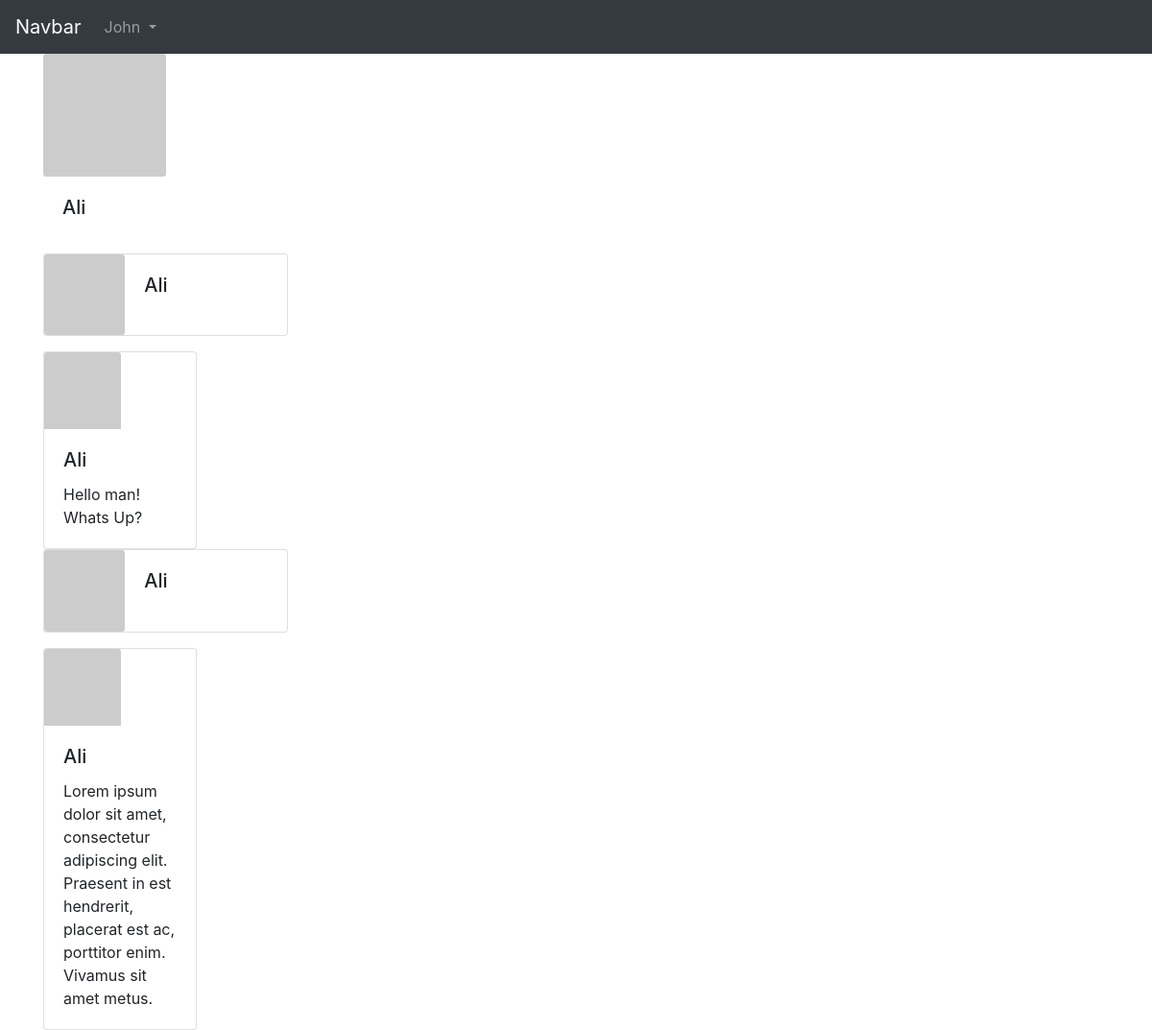
Screenshot of /user/Ali (signed in) with the database file from the repository.
### app/models.py (models this page shows, shortened)
class User(UserMixin,db.Model):
	id = db.Column(db.Integer, primary_key=True)
	username = db.Column(db.String(64), index=True, unique=True)
	email = db.Column(db.String(120), index=True, unique=True)
	password_hash = db.Column(db.String(128))
	posts = db.relationship('Post',backref='author',lazy='dynamic')
	def avatar(self,size):
		digest = md5(self.email.lower().encode('utf-8')).hexdigest()
		return 'https://www.gravatar.com/avatar/{}?d=identicon&s={}'.format(digest,size)

class Post(db.Model):
	id = db.Column(db.Integer, primary_key=True)
	body = db.Column(db.String(140))
	timestap = db.Column(db.DateTime,index=True,default=datetime.utcnow)
	user_id = db.Column(db.Integer,db.ForeignKey('user.id'))

### app/routes.py (the view)
@app.route('/user/<username>')
@login_required
def user_page(username):
	user = User.query.filter_by(username=username).first_or_404()
	return render_template('User_page.html', posts=Post.query.filter_by(user_id=user.id).all(), user=user)

### app/models.py (called while the page is built)
@login.user_loader
def load_id(id):
	return User.query.get(int(id))

### app/templates/User_page.html (shortened to what this page needs)
{% extends 'base.html' %}
{% block content %}
<div class=row>
  <div class='col-md-12'>
    <img src="{{ user.avatar(128) }}" style="width: 128px;" class="card-img" alt="...">
      <div class="card-body">
        <h5 class="card-title">{{user.username}}</h5>
      </div>
  </div>
</div>
{% for post in posts %}
<div class="row justyfi">
<div class="col-md-3">
  <div class="card mb-3" style="max-width: 540px;">
  <div class="row no-gutters">
    <div class="col-md-4">
      <img src="{{ user.avatar(128) }}" class="card-img" alt="...">
    </div>
    <div class="col-md-8">
      <div class="card-body">
        <h5 class="card-title">{{user.username}}</h5>
      </div>
    </div>
  </div>
</div>
<div class="card" style="width: 10rem;">
  <img src="{{post.author.avatar(64)}}" style="width:5rem" class="card-img-top" alt="...">
  <div class="card-body">
    <h5 class="card-title">{{post.author.username}}</h5>
    <p class="card-text">{{post.body}}</p>
  </div>
</div>
</div>
</div>
{% endfor %}
{% endblock %}

### app/templates/base.html (shortened to what this page needs)
<!DOCTYPE html>
<html>
<head>
  <link rel="stylesheet" href="https://stackpath.bootstrapcdn.com/bootstrap/4.3.1/css/bootstrap.min.css">
</head>
<body>
  {% block navbar %}
  <nav class="navbar navbar-expand-lg navbar-dark bg-dark">
    <a class="navbar-brand" href="#">Navbar</a>
    <div class="collapse navbar-collapse" id="navbarSupportedContent">
      <ul class="navbar-nav mr-auto">
          {% if current_user.is_anonymous %}
          <li class="nav-item dropdown">
            <a class="nav-link dropdown-toggle" href="#" id="navbarDropdown" role="button" data-toggle="dropdown" aria-haspopup="true" aria-expanded="false">
              Sign In
            </a>
            <div class="dropdown-menu" aria-labelledby="navbarDropdown">
            <a class="dropdown-item" href="{{ url_for('login') }}">Login</a>
            <a class="dropdown-item" href="{{ url_for('register') }}">Register</a>
            </div>
          </li>
          {% else %}
          <li class="nav-item dropdown">
            <a class="nav-link dropdown-toggle" href="#" id="navbarDropdown" role="button" data-toggle="dropdown" aria-haspopup="true" aria-expanded="false">
              {{ current_user.username }}
            </a>
          </li>
          {% endif %}
      </ul>
    </div>
  </nav>
  {% endblock %}
  <div class="container">
    {% block content %}
    {% endblock %}
  </div>
</body>
</html>

### rows the page displays
User: username "John"
User: username "Ali"
Post: author.username "Ali", body "Hello man! Whats Up?"
Post: author.username "Ali", body "Lorem ipsum dolor sit amet, consectetur adipiscing elit. Praesent in est hendrerit, placerat est ac, porttitor enim. Vivamus sit amet metus."
